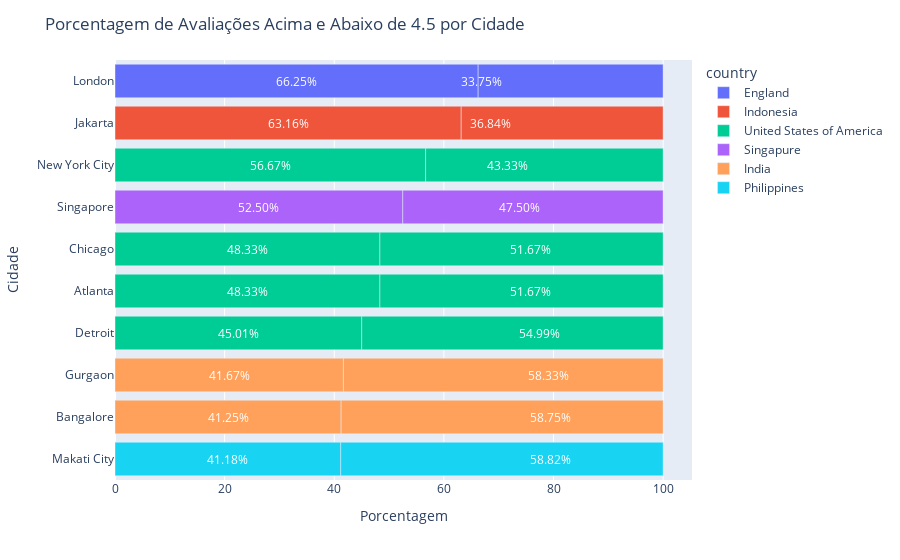

Here is the notebook cell this chart was saved with:
### Code cell
# Criando o gráfico de barras com Plotly Graph Objects
fig = go.Figure()

 # Criando o gráfico de barras
fig = px.bar(df1, x=["above 4.5", "below 4.5"], y="city", color='country',
             category_orders={'city': df1['city'].tolist()},
             labels={'above 4.5': 'Above 4.5%', 'below 4.5': 'Below 4.5%'})

# Ajustando o layout
fig.update_layout(title='Porcentagem de Avaliações Acima e Abaixo de 4.5 por Cidade',
                  xaxis_title='Porcentagem',
                  yaxis_title='Cidade')

# Adicionando textos customizados diretamente nas barras
for i, row in df1.iterrows():
    fig.add_annotation(x=row['above 4.5'] / 2, y=row['city'],
                       text=f'{row["above 4.5"]:.2f}%',
                       showarrow=False, font=dict(color='white'))

    fig.add_annotation(x=50 + row['below 4.5'] / 2, y=row['city'],
                       text=f'{row["below 4.5"]:.2f}%',
                       showarrow=False, font=dict(color='white'))

# Mostrando o gráfico
fig.show()

### Figure 1 — Plotly figure (JSON) as saved in the notebook; plotly's stock layout.template omitted (floating-point values rounded to 4 significant figures)
{"data": [{"alignmentgroup": "True", "hovertemplate": "country=England<br>value=%{x}<br>city=%{y}<extra></extra>", "legendgroup": "England", "marker": {"color": "#636efa", "pattern": {"shape": ""}}, "name": "England", "offsetgroup": "England", "orientation": "h", "showlegend": true, "textposition": "auto", "type": "bar", "x": [66.25, 33.75], "xaxis": "x", "y": ["London", "London"], "yaxis": "y"}, {"alignmentgroup": "True", "hovertemplate": "country=Indonesia<br>value=%{x}<br>city=%{y}<extra></extra>", "legendgroup": "Indonesia", "marker": {"color": "#EF553B", "pattern": {"shape": ""}}, "name": "Indonesia", "offsetgroup": "Indonesia", "orientation": "h", "showlegend": true, "textposition": "auto", "type": "bar", "x": [63.16, 36.84], "xaxis": "x", "y": ["Jakarta", "Jakarta"], "yaxis": "y"}, {"alignmentgroup": "True", "hovertemplate": "country=United States of America<br>value=%{x}<br>city=%{y}<extra></extra>", "legendgroup": "United States of America", "marker": {"color": "#00cc96", "pattern": {"shape": ""}}, "name": "United States of America", "offsetgroup": "United States of America", "orientation": "h", "showlegend": true, "textposition": "auto", "type": "bar", "x": [56.67, 48.33, 48.33, 45.01, 43.33, 51.67, 51.67, 54.99], "xaxis": "x", "y": ["New York City", "Chicago", "Atlanta", "Detroit", "New York City", "Chicago", "Atlanta", "Detroit"], "yaxis": "y"}, {"alignmentgroup": "True", "hovertemplate": "country=Singapure<br>value=%{x}<br>city=%{y}<extra></extra>", "legendgroup": "Singapure", "marker": {"color": "#ab63fa", "pattern": {"shape": ""}}, "name": "Singapure", "offsetgroup": "Singapure", "orientation": "h", "showlegend": true, "textposition": "auto", "type": "bar", "x": [52.5, 47.5], "xaxis": "x", "y": ["Singapore", "Singapore"], "yaxis": "y"}, {"alignmentgroup": "True", "hovertemplate": "country=India<br>value=%{x}<br>city=%{y}<extra></extra>", "legendgroup": "India", "marker": {"color": "#FFA15A", "pattern": {"shape": ""}}, "name": "India", "offsetgroup": "India", "orientation": "h", "showlegend": true, "textposition": "auto", "type": "bar", "x": [41.67, 41.25, 58.33, 58.75], "xaxis": "x", "y": ["Gurgaon", "Bangalore", "Gurgaon", "Bangalore"], "yaxis": "y"}, {"alignmentgroup": "True", "hovertemplate": "country=Philippines<br>value=%{x}<br>city=%{y}<extra></extra>", "legendgroup": "Philippines", "marker": {"color": "#19d3f3", "pattern": {"shape": ""}}, "name": "Philippines", "offsetgroup": "Philippines", "orientation": "h", "showlegend": true, "textposition": "auto", "type": "bar", "x": [41.18, 58.82], "xaxis": "x", "y": ["Makati City", "Makati City"], "yaxis": "y"}], "layout": {"annotations": [{"font": {"color": "white"}, "showarrow": false, "text": "66.25%", "x": 33.12, "y": "London"}, {"font": {"color": "white"}, "showarrow": false, "text": "33.75%", "x": 66.88, "y": "London"}, {"font": {"color": "white"}, "showarrow": false, "text": "63.16%", "x": 31.58, "y": "Jakarta"}, {"font": {"color": "white"}, "showarrow": false, "text": "36.84%", "x": 68.42, "y": "Jakarta"}, {"font": {"color": "white"}, "showarrow": false, "text": "56.67%", "x": 28.34, "y": "New York City"}, {"font": {"color": "white"}, "showarrow": false, "text": "43.33%", "x": 71.66, "y": "New York City"}, {"font": {"color": "white"}, "showarrow": false, "text": "52.50%", "x": 26.25, "y": "Singapore"}, {"font": {"color": "white"}, "showarrow": false, "text": "47.50%", "x": 73.75, "y": "Singapore"}, {"font": {"color": "white"}, "showarrow": false, "text": "48.33%", "x": 24.16, "y": "Chicago"}, {"font": {"color": "white"}, "showarrow": false, "text": "51.67%", "x": 75.84, "y": "Chicago"}, {"font": {"color": "white"}, "showarrow": false, "text": "48.33%", "x": 24.16, "y": "Atlanta"}, {"font": {"color": "white"}, "showarrow": false, "text": "51.67%", "x": 75.84, "y": "Atlanta"}, {"font": {"color": "white"}, "showarrow": false, "text": "45.01%", "x": 22.5, "y": "Detroit"}, {"font": {"color": "white"}, "showarrow": false, "text": "54.99%", "x": 77.5, "y": "Detroit"}, {"font": {"color": "white"}, "showarrow": false, "text": "41.67%", "x": 20.84, "y": "Gurgaon"}, {"font": {"color": "white"}, "showarrow": false, "text": "58.33%", "x": 79.16, "y": "Gurgaon"}, {"font": {"color": "white"}, "showarrow": false, "text": "41.25%", "x": 20.62, "y": "Bangalore"}, {"font": {"color": "white"}, "showarrow": false, "text": "58.75%", "x": 79.38, "y": "Bangalore"}, {"font": {"color": "white"}, "showarrow": false, "text": "41.18%", "x": 20.59, "y": "Makati City"}, {"font": {"color": "white"}, "showarrow": false, "text": "58.82%", "x": 79.41, "y": "Makati City"}], "autosize": true, "barmode": "relative", "legend": {"title": {"text": "country"}, "tracegroupgap": 0}, "margin": {"t": 60}, "title": {"text": "Porcentagem de Avaliações Acima e Abaixo de 4.5 por Cidade"}, "xaxis": {"anchor": "y", "autorange": true, "domain": [0, 1], "range": [0, 105.3], "title": {"text": "Porcentagem"}, "type": "linear"}, "yaxis": {"anchor": "x", "autorange": true, "categoryarray": ["Makati City", "Bangalore", "Gurgaon", "Detroit", "Atlanta", "Chicago", "Singapore", "New York City", "Jakarta", "London"], "categoryorder": "array", "domain": [0, 1], "range": [-0.5, 9.5], "title": {"text": "Cidade"}, "type": "category"}}}
